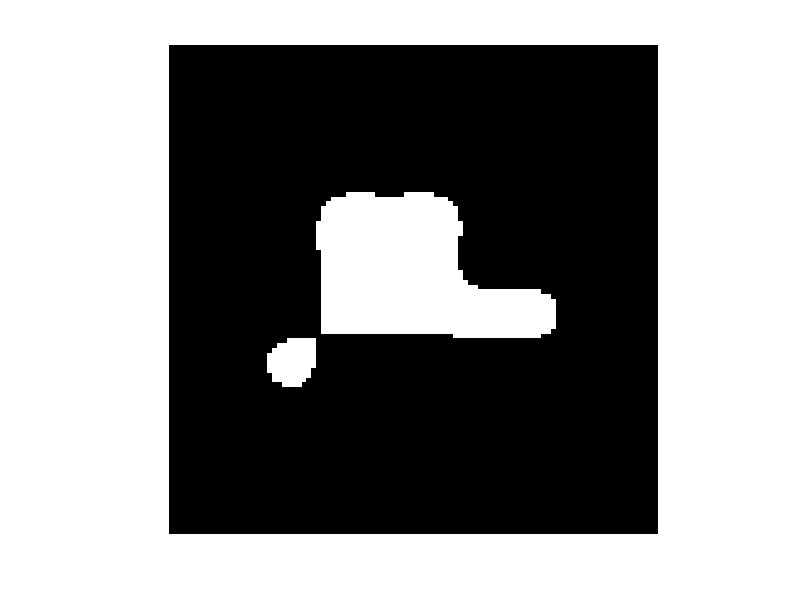

Write the MATLAB code that produced this figure.
clc
clear all
close all
%% test image
 im=[0 0 0 0 0 0 0 0 0 0;
     0 0 0 0 0 0 0 0 0 0;
     0 0 0 0 0 0 0 0 0 0;
     0 0 0 1 1 1 0 0 0 0;
     0 0 0 1 1 1 0 0 0 0;
     0 0 0 1 1 1 1 1 0 0;
     0 0 1 0 0 0 0 0 0 0;
     0 0 0 0 0 0 0 0 0 0;
     0 0 0 0 0 0 0 0 0 0;
     0 0 0 0 0 0 0 0 0 0; 
     ];
 
  im=imresize(im,[100,100]);
    [r,c]=size(im);
  figure,imshow(im>0.5*max(max(im)));
%% convexhull of inputs
IN=[];
xt=[];
yt=[];
[xt,yt]=find(im>0.5*max(max(im))); %%find input points of convexhull